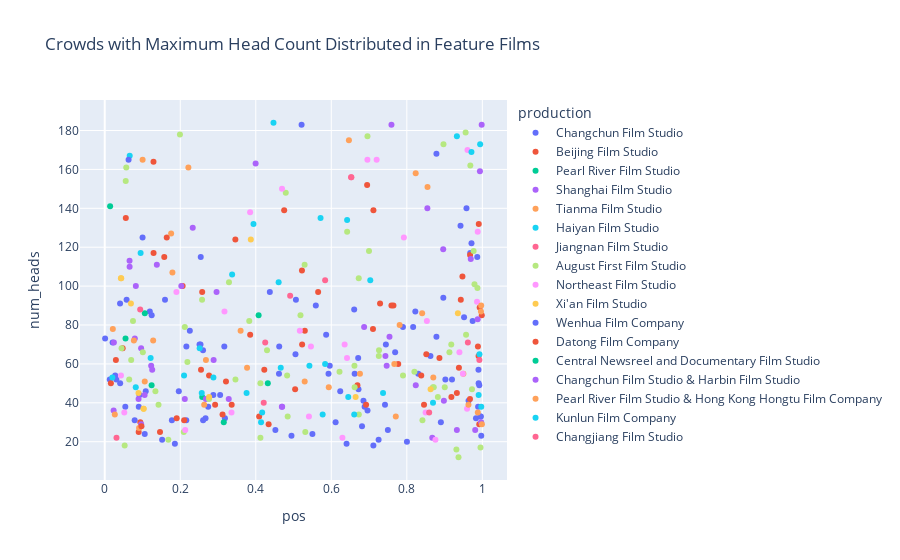

The cell this chart's notebook holds for it:
### Code cell
tarpath = "../crowd_results.csv" if TYPE_FILTER is None else "./crowd_results-{}.csv".format(TYPE_FILTER)
if MAX_ONLY:
    tarpath = tarpath.replace(".csv", "-max.csv")

df = pd.read_csv(tarpath)
df = df.sort_values(by="frame")

cap = "Crowd Sizes" if ATTRIBUTE == "num_people" or ATTRIBUTE == "num_heads" else "Normalized Crowd Sizes"
if MAX_ONLY:
    cap = "Crowds with Maximum Head Count"

# Display the data frame in Plotly scatter plot
fig = px.scatter(df, x=X_AXIS, y=ATTRIBUTE, color=GROUPING, hover_name="film", hover_data=["film","frame"], title="{} Distributed in {}Films".format(cap, "All " if TYPE_FILTER is None else f"{TYPE_FILTER} "))
fig.show()

### Figure 1 — Plotly figure (JSON) as saved in the notebook; plotly's stock layout.template omitted (floating-point values rounded to 4 significant figures; data arrays with more than 128 entries replaced by an {"elided": "..."} marker saying what was removed)
{"data": [{"customdata": {"elided": "91x2 mixed values"}, "hovertemplate": "<b>%{hovertext}</b><br><br>production=Changchun Film Studio<br>pos=%{x}<br>num_heads=%{y}<br>film=%{customdata[0]}<br>frame=%{customdata[1]}<extra></extra>", "hovertext": ["母女教师", "铁道卫士", "罗小林的决心", "夏天的故事", "党的女儿", "烽火列车", "祖国的花朵", "黎明的河边", "如此多情", "复试", "扑不灭的火焰", "马", "马兰花开", "寻爱记", "我们是一代人", "工地青年", "特快列车", "董存瑞", "太阳刚刚出山", "芦笙恋歌", "换了人间", "青春的脚步", "我们村里的年轻人（续集）", "路考", "皮包", "自有后来人", "女跳水队员", "两家人", "马戏团的新节目", "平原游击队", "马戏团的新节目", "心连心", "冰上姐妹", "神秧手", "女社长", "牧人之子", "春水长流", "新局长到来之前", "哥哥和妹妹", "马", "花好月圆", "古刹钟声", "未完成的喜剧", "不拘小节的人", "妈妈要我出嫁", "炉火正红", "山村会计", "前哨", "虎穴追踪", "景颇姑娘", "英雄儿女", "五朵金花", "悬崖", "暑假的礼物", "云雾山中", "战火中的青春", "兵临城下", "再生记", "患难之交", "寂静的山林", "锡城的故事", "羌笛颂", "冬梅", "钢珠飞车", "画中人", "万木春", "三年早知道", "康庄大道", "满意不满意", "并肩前进", "青松岭", "地下尖兵", "边寨烽火", "我们村里的年轻人（上集）", "海上神鹰", "独立大队", "三进山城", "南海的早晨", "猛河的黎明", "神秘的旅伴", "红孩子", "平原游击队", "徐秋影案件", "国庆十点钟", "冰山上的来客", "冰雪金达莱", "暴风中的雄鹰", "甲午风云", "上甘岭", "花为媒", "花为媒"], "legendgroup": "Changchun Film Studio", "marker": {"color": "#636efa", "symbol": "circle"}, "mode": "markers", "name": "Changchun Film Studio", "orientation": "v", "showlegend": true, "type": "scatter", "x": [0.000997, 0.01338, 0.04086, 0.02085, 0.0277, 0.0308, 0.04061, 0.0545, 0.0919, 0.1059, 0.05793, 0.152, 0.07934, 0.1244, 0.09014, 0.1086, 0.1194, 0.1002, 0.1858, 0.1596, 0.1778, 0.2162, 0.2159, 0.1962, 0.55, 0.2254, 0.2543, 0.3183, 0.2511, 0.274, 0.2537, 0.267, 0.2603, 0.7446, 0.2875, 0.2606, 0.4621, 0.6404, 0.5051, 0.7253, 0.3167, 0.452, 0.5063, 0.7691, 0.559, 0.4615, 0.6114, 0.4945, 0.5927, 0.5959, 0.5213, 0.5864, 0.6619, 0.8784, 0.7422, 0.6852, 0.6237, 0.6607, 0.7114, 0.6813, 0.696, 0.6712, 0.7498, 0.9196, 0.6882, 0.8902, 0.9021, 0.9422, 0.8784, 0.9902, 0.672, 0.8304, 0.958, 0.8225, 0.9919, 0.7898, 0.9679, 0.9866, 0.8626, 0.9971, 0.8168, 0.9888, 0.9743, 0.9713, 0.8966, 0.9831, 0.9635, 0.9516, 0.8003, 0.9946, 0.9961], "xaxis": "x", "y": [73, 52, 50, 71, 54, 52, 91, 38, 44, 24, 93, 21, 31, 85, 38, 46, 87, 125, 19, 93, 31, 69, 31, 46, 24, 77, 115, 32, 70, 38, 70, 32, 67, 70, 44, 31, 69, 19, 65, 21, 69, 26, 93, 66, 90, 55, 30, 23, 55, 59, 183, 75, 55, 74, 39, 41, 46, 88, 18, 28, 36, 63, 26, 52, 38, 30, 52, 131, 168, 50, 47, 55, 140, 87, 49, 79, 117, 115, 64, 23, 79, 38, 82, 122, 94, 32, 41, 84, 20, 33, 33], "yaxis": "y"}, {"customdata": [["小铃铛", 13], ["十三陵水库畅想曲", 31], ["龙马精神", 60], ["民主青年进行曲", 67], ["五彩路", 96], ["草原雄鹰", 98], ["一件提案", 121], ["小二黑结婚", 123], ["昆仑山上一棵草", 141], ["飞越天险", 167], ["上海姑娘", 221], ["浪涛滚滚", 229], ["为了六十一个阶级弟兄", 236], ["锦上添花", 236], ["以革命的名义", 261], ["水上春秋", 282], ["青年鲁班", 302], ["红河激浪", 302], ["新儿女英雄传", 338], ["粮食", 351], ["早春二月", 420], ["鬼神不灵", 437], ["红石钟声", 456], ["祝福", 456], ["探亲记", 464], ["矿灯", 497], ["林家铺子", 523], ["吕梁英雄", 533], ["耕云播雨", 607], ["赵小兰", 609], ["风暴", 620], ["和平保卫者", 626], ["北大荒人", 643], ["青春之歌", 651], ["儿女亲事", 663], ["红色邮路", 706], ["汾水长流", 746], ["陕北牧歌", 805], ["春暖花开", 813], ["花儿朵朵", 841], ["革命家庭", 861], ["革命家庭", 867], ["山里的人", 871], ["龙须沟", 1005], ["停战以后", 1013], ["红色背篓", 1014], ["千万不要忘记", 1016], ["走向新中国", 1058], ["山村姐妹", 1130], ["小兵张嘎", 1151], ["烈火中永生", 1157], ["生活的浪花", 1183], ["一贯害人道", 1266], ["暴风骤雨", 1295], ["女飞行员", 1330], ["智取华山", 1376]], "hovertemplate": "<b>%{hovertext}</b><br><br>production=Beijing Film Studio<br>pos=%{x}<br>num_heads=%{y}<br>film=%{customdata[0]}<br>frame=%{customdata[1]}<extra></extra>", "hovertext": ["小铃铛", "十三陵水库畅想曲", "龙马精神", "民主青年进行曲", "五彩路", "草原雄鹰", "一件提案", "小二黑结婚", "昆仑山上一棵草", "飞越天险", "上海姑娘", "浪涛滚滚", "为了六十一个阶级弟兄", "锦上添花", "以革命的名义", "水上春秋", "青年鲁班", "红河激浪", "新儿女英雄传", "粮食", "早春二月", "鬼神不灵", "红石钟声", "祝福", "探亲记", "矿灯", "林家铺子", "吕梁英雄", "耕云播雨", "赵小兰", "风暴", "和平保卫者", "北大荒人", "青春之歌", "儿女亲事", "红色邮路", "汾水长流", "陕北牧歌", "春暖花开", "花儿朵朵", "革命家庭", "革命家庭", "山里的人", "龙须沟", "停战以后", "红色背篓", "千万不要忘记", "走向新中国", "山村姐妹", "小兵张嘎", "烈火中永生", "生活的浪花", "一贯害人道", "暴风骤雨", "女飞行员", "智取华山"], "legendgroup": "Beijing Film Studio", "marker": {"color": "#EF553B", "symbol": "circle"}, "mode": "markers", "name": "Beijing Film Studio", "orientation": "v", "showlegend": true, "type": "scatter", "x": [0.01631, 0.02958, 0.04754, 0.05588, 0.08989, 0.09432, 0.1291, 0.1293, 0.1905, 0.1577, 0.2103, 0.1643, 0.3362, 0.2763, 0.1464, 0.255, 0.2924, 0.2581, 0.2063, 0.312, 0.3211, 0.9181, 0.3851, 0.409, 0.4226, 0.4341, 0.5299, 0.5043, 0.6921, 0.9919, 0.5223, 0.9675, 0.5228, 0.3459, 0.8382, 0.6692, 0.5652, 0.8456, 0.7291, 0.9906, 0.7593, 0.7646, 0.9325, 0.7773, 0.7104, 0.8864, 0.8516, 0.943, 0.993, 0.9473, 0.6949, 0.9673, 0.9883, 0.9985, 0.9379, 0.9899], "xaxis": "x", "y": [50, 62, 68, 135, 25, 30, 164, 117, 32, 115, 31, 125, 39, 54, 25, 57, 39, 97, 100, 34, 51, 43, 75, 33, 57, 29, 77, 47, 39, 29, 108, 116, 70, 124, 54, 49, 97, 39, 91, 132, 90, 90, 45, 60, 78, 63, 65, 93, 89, 105, 152, 42, 69, 85, 58, 64], "yaxis": "y"}, {"customdata": [["逆风千里", 17], ["南海潮", 77], ["跟踪追击", 145], ["大浪淘沙", 158], ["新队员", 222], ["英雄诗篇", 296], ["渔岛之子", 355]], "hovertemplate": "<b>%{hovertext}</b><br><br>production=Pearl River Film Studio<br>pos=%{x}<br>num_heads=%{y}<br>film=%{customdata[0]}<br>frame=%{customdata[1]}<extra></extra>", "hovertext": ["逆风千里", "南海潮", "跟踪追击", "大浪淘沙", "新队员", "英雄诗篇", "渔岛之子"], "legendgroup": "Pearl River Film Studio", "marker": {"color": "#00cc96", "symbol": "circle"}, "mode": "markers", "name": "Pearl River Film Studio", "orientation": "v", "showlegend": true, "type": "scatter", "x": [0.01427, 0.05508, 0.1241, 0.1062, 0.2581, 0.3152, 0.4319], "xaxis": "x", "y": [141, 73, 49, 86, 43, 30, 50], "yaxis": "y"}, {"customdata": [["落水记", 20], ["渡江侦察记", 31], ["两个小足球队", 61], ["大地重光", 72], ["翠岗红旗", 92], ["山间铃响马帮来", 92], ["湖上的斗争", 95], ["闽江橘子红", 95], ["小伙伴", 100], ["斩断魔爪", 111], ["天罗地网", 111], ["南岛风云", 146], ["哈森与加米拉", 163], ["小白旗的风波", 223], ["海上风暴", 276], ["青春的园地", 284], ["淮上人家", 313], ["宋景诗", 316], ["家", 389], ["上饶集中营", 454], ["谁是凶手", 552], ["伟大的起点", 592], ["伟大的起点", 593], ["不能走那条路", 602], ["鸡毛信", 666], ["女司机", 678], ["一场风波", 827], ["农家乐", 882], ["铁道游击队", 900], ["李时珍", 924], ["秋翁遇仙记", 926], ["胜利重逢", 1087], ["为了和平", 1092], ["南征北战", 1120], ["春天来了", 1121], ["团结起来到明天", 1143], ["金银滩", 1203], ["水乡的春天", 1247], ["沙漠里的战斗", 1295]], "hovertemplate": "<b>%{hovertext}</b><br><br>production=Shanghai Film Studio<br>pos=%{x}<br>num_heads=%{y}<br>film=%{customdata[0]}<br>frame=%{customdata[1]}<extra></extra>", "hovertext": ["落水记", "渡江侦察记", "两个小足球队", "大地重光", "翠岗红旗", "山间铃响马帮来", "湖上的斗争", "闽江橘子红", "小伙伴", "斩断魔爪", "天罗地网", "南岛风云", "哈森与加米拉", "小白旗的风波", "海上风暴", "青春的园地", "淮上人家", "宋景诗", "家", "上饶集中营", "谁是凶手", "伟大的起点", "伟大的起点", "不能走那条路", "鸡毛信", "女司机", "一场风波", "农家乐", "铁道游击队", "李时珍", "秋翁遇仙记", "胜利重逢", "为了和平", "南征北战", "春天来了", "团结起来到明天", "金银滩", "水乡的春天", "沙漠里的战斗"], "legendgroup": "Shanghai Film Studio", "marker": {"color": "#ab63fa", "symbol": "circle"}, "mode": "markers", "name": "Shanghai Film Studio", "orientation": "v", "showlegend": true, "type": "scatter", "x": [0.02358, 0.02426, 0.06573, 0.06593, 0.07972, 0.08958, 0.08239, 0.09645, 0.123, 0.1056, 0.09635, 0.1258, 0.138, 0.3284, 0.2884, 0.2961, 0.2331, 0.2028, 0.2679, 0.3996, 0.7541, 0.4691, 0.4699, 0.8674, 0.7466, 0.6869, 0.8237, 0.8963, 0.8982, 0.7434, 0.9325, 0.9936, 0.8545, 0.7593, 0.9877, 0.9983, 0.9694, 0.9811, 0.9969], "xaxis": "x", "y": [36, 71, 113, 110, 73, 42, 100, 29, 59, 44, 68, 57, 111, 42, 62, 97, 130, 100, 42, 163, 74, 38, 38, 22, 59, 79, 49, 119, 41, 64, 26, 159, 140, 183, 83, 183, 114, 26, 30], "yaxis": "y"}, {"customdata": [["向阳花开", 22], ["三毛学生意", 24], ["雾海夜航", 74], ["宝葫芦的秘密", 74], ["魔术师的奇遇", 102], ["雾海夜航", 123], ["椰林曲", 124], ["舞台姐妹", 130], ["霓虹灯下的哨兵", 242], ["红日", 339], ["红色娘子军", 357], ["英雄小八路", 389], ["柜台", 430], ["春满人间", 435], ["兰兰和冬冬", 440], ["女理发师", 454], ["女篮5号", 668], ["情长谊深", 709], ["球迷", 774], ["大李小李和老李", 828], ["沙漠追匪记", 853], ["金沙江畔", 872], ["燎原", 1031], ["斗诗亭", 1074], ["家庭问题", 1084], ["地下航线", 1085], ["年青的一代", 1113], ["蚕花姑娘", 1115]], "hovertemplate": "<b>%{hovertext}</b><br><br>production=Tianma Film Studio<br>pos=%{x}<br>num_heads=%{y}<br>film=%{customdata[0]}<br>frame=%{customdata[1]}<extra></extra>", "hovertext": ["向阳花开", "三毛学生意", "雾海夜航", "宝葫芦的秘密", "魔术师的奇遇", "雾海夜航", "椰林曲", "舞台姐妹", "霓虹灯下的哨兵", "红日", "红色娘子军", "英雄小八路", "柜台", "春满人间", "兰兰和冬冬", "女理发师", "女篮5号", "情长谊深", "球迷", "大李小李和老李", "沙漠追匪记", "金沙江畔", "燎原", "斗诗亭", "家庭问题", "地下航线", "年青的一代", "蚕花姑娘"], "legendgroup": "Tianma Film Studio", "marker": {"color": "#FFA15A", "symbol": "circle"}, "mode": "markers", "name": "Tianma Film Studio", "orientation": "v", "showlegend": true, "type": "scatter", "x": [0.02151, 0.02676, 0.07716, 0.09102, 0.1793, 0.1283, 0.106, 0.1003, 0.1759, 0.2216, 0.268, 0.3599, 0.5296, 0.3769, 0.6759, 0.7708, 0.6467, 0.5933, 0.781, 0.8406, 0.9988, 0.7669, 0.8235, 0.988, 0.9963, 0.8701, 0.8548, 0.9497], "xaxis": "x", "y": [78, 34, 72, 27, 107, 72, 51, 165, 127, 161, 62, 77, 51, 58, 55, 33, 175, 48, 80, 86, 29, 60, 158, 35, 87, 53, 151, 55], "yaxis": "y"}, {"customdata": [["老兵新传", 26], ["乔老爷上轿", 79], ["聂耳", 88], ["羊城暗哨", 95], ["激流", 142], ["阿诗玛", 216], ["洞箫横吹", 279], ["球场风波", 307], ["枯木逢春", 329], ["北国江南", 356], ["谁是被抛弃的人", 390], ["马兰花", 394], ["洞箫横吹", 408], ["飞刀华", 455], ["小足球队", 467], ["春催桃李", 509], ["三个母亲", 543], ["51号兵站", 651], ["林则徐", 651], ["今天我休息", 654], ["李双双", 677], ["海魂", 683], ["牧童投军", 699], ["丰收之后", 723], ["青山恋", 838], ["如此爹娘", 1037], ["水手长的故事", 1165], ["黄沙绿浪", 1176], ["黄浦江的故事", 1191], ["摩雅傣", 1211]], "hovertemplate": "<b>%{hovertext}</b><br><br>production=Haiyan Film Studio<br>pos=%{x}<br>num_heads=%{y}<br>film=%{customdata[0]}<br>frame=%{customdata[1]}<extra></extra>", "hovertext": ["老兵新传", "乔老爷上轿", "聂耳", "羊城暗哨", "激流", "阿诗玛", "洞箫横吹", "球场风波", "枯木逢春", "北国江南", "谁是被抛弃的人", "马兰花", "洞箫横吹", "飞刀华", "小足球队", "春催桃李", "三个母亲", "51号兵站", "林则徐", "今天我休息", "李双双", "海魂", "牧童投军", "丰收之后", "青山恋", "如此爹娘", "水手长的故事", "黄沙绿浪", "黄浦江的故事", "摩雅傣"], "legendgroup": "Haiyan Film Studio", "marker": {"color": "#19d3f3", "symbol": "circle"}, "mode": "markers", "name": "Haiyan Film Studio", "orientation": "v", "showlegend": true, "type": "scatter", "x": [0.02019, 0.09507, 0.06617, 0.08218, 0.1216, 0.2101, 0.2569, 0.3374, 0.2878, 0.2514, 0.414, 0.4169, 0.3757, 0.3939, 0.4469, 0.4661, 0.4606, 0.5771, 0.542, 0.645, 0.5836, 0.6419, 0.7032, 0.5715, 0.737, 0.9971, 0.9923, 0.9326, 0.9942, 0.9902], "xaxis": "x", "y": [53, 117, 167, 48, 63, 54, 45, 106, 53, 68, 30, 35, 45, 132, 184, 58, 102, 34, 59, 43, 60, 134, 103, 135, 45, 38, 65, 177, 173, 44], "yaxis": "y"}, {"customdata": [["林冲", 34], ["苗家儿女", 93], ["阿福寻宝记", 411], ["两个巡逻兵", 442], ["乘风破浪", 480], ["鲁班的传说", 565], ["不夜城", 884], ["不夜城", 885], ["凤凰之歌", 1053], ["护士日记", 1140]], "hovertemplate": "<b>%{hovertext}</b><br><br>production=Jiangnan Film Studio<br>pos=%{x}<br>num_heads=%{y}<br>film=%{customdata[0]}<br>frame=%{customdata[1]}<extra></extra>", "hovertext": ["林冲", "苗家儿女", "阿福寻宝记", "两个巡逻兵", "乘风破浪", "鲁班的传说", "不夜城", "不夜城", "凤凰之歌", "护士日记"], "legendgroup": "Jiangnan Film Studio", "marker": {"color": "#FF6692", "symbol": "circle"}, "mode": "markers", "name": "Jiangnan Film Studio", "orientation": "v", "showlegend": true, "type": "scatter", "x": [0.03116, 0.09394, 0.491, 0.425, 0.4211, 0.5837, 0.6524, 0.6531, 0.9616, 0.9922], "xaxis": "x", "y": [22, 88, 95, 71, 40, 103, 156, 156, 71, 62], "yaxis": "y"}, {"customdata": [["渡江探险", 43], ["友谊", 44], ["返老还童", 51], ["鄂尔多斯风暴", 59], ["怒潮", 66], ["红鹰展翅", 70], ["冲破黎明前的黑暗", 84], ["岸边激浪", 89], ["奇袭", 120], ["野火春风斗古城", 170], ["赤峰号", 176], ["英雄虎胆", 176], ["哥俩好", 189], ["地雷战", 193], ["这决不是小事情", 209], ["东进序曲", 266], ["水", 280], ["带兵的人", 307], ["勐垅沙", 357], ["脚印", 366], ["黑山阻击战", 390], ["狼牙山五壮士", 402], ["激战前夜", 437], ["永不消逝的电波", 457], ["抓壮丁", 475], ["万水千山", 493], ["一日千里", 533], ["一百个放心", 563], ["突破乌江", 571], ["秘密图纸", 577], ["长空比翼", 595], ["柯山红日", 613], ["战上海", 634], ["英雄岛", 661], ["农奴", 714], ["柳堡的故事", 748], ["英雄坦克手", 754], ["三八线上", 777], ["三八线上", 779], ["海阔天空", 783], ["金铃传", 797], ["三八线上", 805], ["战斗里成长", 807], ["十二次列车", 848], ["胜利在望", 869], ["碧海丹心", 872], ["苦菜花", 908], ["雷锋", 944], ["海鹰", 950], ["分水岭", 1019], ["青春红似火", 1027], ["江山多娇", 1035], ["槐树庄", 1037], ["打击侵略者", 1081], ["五更寒", 1098], ["地道战", 1141], ["回民支队", 1176], ["红珊瑚", 1223], ["林海雪原", 1236]], "hovertemplate": "<b>%{hovertext}</b><br><br>production=August First Film Studio<br>pos=%{x}<br>num_heads=%{y}<br>film=%{customdata[0]}<br>frame=%{customdata[1]}<extra></extra>", "hovertext": ["渡江探险", "友谊", "返老还童", "鄂尔多斯风暴", "怒潮", "红鹰展翅", "冲破黎明前的黑暗", "岸边激浪", "奇袭", "野火春风斗古城", "赤峰号", "英雄虎胆", "哥俩好", "地雷战", "这决不是小事情", "东进序曲", "水", "带兵的人", "勐垅沙", "脚印", "黑山阻击战", "狼牙山五壮士", "激战前夜", "永不消逝的电波", "抓壮丁", "万水千山", "一日千里", "一百个放心", "突破乌江", "秘密图纸", "长空比翼", "柯山红日", "战上海", "英雄岛", "农奴", "柳堡的故事", "英雄坦克手", "三八线上", "三八线上", "海阔天空", "金铃传", "三八线上", "战斗里成长", "十二次列车", "胜利在望", "碧海丹心", "苦菜花", "雷锋", "海鹰", "分水岭", "青春红似火", "江山多娇", "槐树庄", "打击侵略者", "五更寒", "地道战", "回民支队", "红珊瑚", "林海雪原"], "legendgroup": "August First Film Studio", "marker": {"color": "#B6E880", "symbol": "circle"}, "mode": "markers", "name": "August First Film Studio", "orientation": "v", "showlegend": true, "type": "scatter", "x": [0.04461, 0.05282, 0.0648, 0.057, 0.0556, 0.07007, 0.07487, 0.1009, 0.1342, 0.1425, 0.2093, 0.1684, 0.1992, 0.2121, 0.2761, 0.2189, 0.4795, 0.2578, 0.329, 0.9313, 0.3827, 0.4123, 0.4845, 0.3462, 0.4123, 0.4298, 0.6613, 0.642, 0.5312, 0.6218, 0.5294, 0.4831, 0.5184, 0.8201, 0.673, 0.7899, 0.9128, 0.8691, 0.8714, 0.6727, 0.7259, 0.9004, 0.7264, 0.9177, 0.6618, 0.6998, 0.6958, 0.9682, 0.9369, 0.977, 0.9725, 0.9557, 0.8971, 0.9792, 0.8414, 0.987, 0.9569, 0.9951, 0.8822], "xaxis": "x", "y": [68, 18, 52, 161, 154, 62, 82, 66, 46, 39, 25, 21, 178, 79, 42, 61, 148, 93, 102, 16, 82, 50, 33, 52, 22, 67, 59, 128, 25, 56, 111, 54, 85, 56, 34, 54, 66, 48, 48, 104, 64, 48, 67, 70, 48, 118, 177, 162, 12, 118, 47, 179, 173, 101, 31, 99, 75, 17, 43], "yaxis": "y"}, {"customdata": [["沙家店粮站", 45], ["光荣人家", 50], ["高歌猛进", 187], ["土地", 272], ["鬼话", 282], ["无穷的潜力", 320], ["光荣人家", 324], ["辽远的乡村", 410], ["六号门", 547], ["丰收", 557], ["白衣战士", 587], ["红旗歌", 588], ["赵一曼", 604], ["中华女儿", 659], ["无形的战线", 739], ["草原上的人们", 768], ["光芒万丈", 770], ["草原上的人们", 795], ["光荣人家", 820], ["钢铁战士", 970], ["葡萄熟了的时候", 971], ["刘胡兰", 977], ["卫国保家", 990], ["英雄司机", 1209], ["春风吹到诺敏河", 1222], ["白毛女", 1258]], "hovertemplate": "<b>%{hovertext}</b><br><br>production=Northeast Film Studio<br>pos=%{x}<br>num_heads=%{y}<br>film=%{customdata[0]}<br>frame=%{customdata[1]}<extra></extra>", "hovertext": ["沙家店粮站", "光荣人家", "高歌猛进", "土地", "鬼话", "无穷的潜力", "光荣人家", "辽远的乡村", "六号门", "丰收", "白衣战士", "红旗歌", "赵一曼", "中华女儿", "无形的战线", "草原上的人们", "光芒万丈", "草原上的人们", "光荣人家", "钢铁战士", "葡萄熟了的时候", "刘胡兰", "卫国保家", "英雄司机", "春风吹到诺敏河", "白毛女"], "legendgroup": "Northeast Film Studio", "marker": {"color": "#FF97FF", "symbol": "circle"}, "mode": "markers", "name": "Northeast Film Studio", "orientation": "v", "showlegend": true, "type": "scatter", "x": [0.04306, 0.05181, 0.1898, 0.2132, 0.8758, 0.3171, 0.3358, 0.385, 0.4695, 0.5408, 0.6353, 0.5167, 0.5461, 0.6417, 0.6295, 0.6957, 0.7922, 0.7201, 0.8497, 0.8531, 0.9595, 0.9485, 0.9393, 0.9877, 0.9607, 0.9859], "xaxis": "x", "y": [54, 35, 97, 26, 21, 87, 35, 138, 150, 33, 70, 77, 69, 63, 22, 165, 125, 165, 35, 82, 37, 55, 66, 128, 170, 92], "yaxis": "y"}, {"customdata": [["生命的火花", 47], ["生命的火花", 48], ["碧空银花", 70], ["永恒的友谊", 115], ["延安游击队", 115], ["桃花扇", 123], ["抗旱曲", 204], ["雪海银山", 402], ["军歌嘹亮", 429], ["天山歌声", 910], ["巴山红浪", 957]], "hovertemplate": "<b>%{hovertext}</b><br><br>production=Xi'an Film Studio<br>pos=%{x}<br>num_heads=%{y}<br>film=%{customdata[0]}<br>frame=%{customdata[1]}<extra></extra>", "hovertext": ["生命的火花", "生命的火花", "碧空银花", "永恒的友谊", "延安游击队", "桃花扇", "抗旱曲", "雪海银山", "军歌嘹亮", "天山歌声", "巴山红浪"], "legendgroup": "Xi'an Film Studio", "marker": {"color": "#FECB52", "symbol": "circle"}, "mode": "markers", "name": "Xi'an Film Studio", "orientation": "v", "showlegend": true, "type": "scatter", "x": [0.04284, 0.04376, 0.06938, 0.103, 0.103, 0.08945, 0.2764, 0.6645, 0.3868, 0.9353, 0.8629], "xaxis": "x", "y": [104, 104, 91, 37, 37, 45, 43, 43, 124, 86, 47], "yaxis": "y"}, {"customdata": [["母亲", 79], ["我这一辈子", 383], ["哀乐中年", 540], ["表", 1254]], "hovertemplate": "<b>%{hovertext}</b><br><br>production=Wenhua Film Company<br>pos=%{x}<br>num_heads=%{y}<br>film=%{customdata[0]}<br>frame=%{customdata[1]}<extra></extra>", "hovertext": ["母亲", "我这一辈子", "哀乐中年", "表"], "legendgroup": "Wenhua Film Company", "marker": {"color": "#636efa", "symbol": "circle"}, "mode": "markers", "name": "Wenhua Film Company", "orientation": "v", "showlegend": true, "type": "scatter", "x": [0.0632, 0.3057, 0.4372, 0.9897], "xaxis": "x", "y": [165, 44, 97, 57], "yaxis": "y"}, {"customdata": [["二百五小传", 108], ["欢天喜地", 374], ["欢天喜地", 560]], "hovertemplate": "<b>%{hovertext}</b><br><br>production=Datong Film Company<br>pos=%{x}<br>num_heads=%{y}<br>film=%{customdata[0]}<br>frame=%{customdata[1]}<extra></extra>", "hovertext": ["二百五小传", "欢天喜地", "欢天喜地"], "legendgroup": "Datong Film Company", "marker": {"color": "#EF553B", "symbol": "circle"}, "mode": "markers", "name": "Datong Film Company", "orientation": "v", "showlegend": true, "type": "scatter", "x": [0.0973, 0.4752, 0.7116], "xaxis": "x", "y": [28, 139, 139], "yaxis": "y"}, {"customdata": [["游园惊梦", 174]], "hovertemplate": "<b>%{hovertext}</b><br><br>production=Central Newsreel and Documentary Film Studio<br>pos=%{x}<br>num_heads=%{y}<br>film=%{customdata[0]}<br>frame=%{customdata[1]}<extra></extra>", "hovertext": ["游园惊梦"], "legendgroup": "Central Newsreel and Documentary Film Studio", "marker": {"color": "#00cc96", "symbol": "circle"}, "mode": "markers", "name": "Central Newsreel and Documentary Film Studio", "orientation": "v", "showlegend": true, "type": "scatter", "x": [0.4075], "xaxis": "x", "y": [85], "yaxis": "y"}, {"customdata": [["笑逐颜开", 264]], "hovertemplate": "<b>%{hovertext}</b><br><br>production=Changchun Film Studio & Harbin Film Studio<br>pos=%{x}<br>num_heads=%{y}<br>film=%{customdata[0]}<br>frame=%{customdata[1]}<extra></extra>", "hovertext": ["笑逐颜开"], "legendgroup": "Changchun Film Studio & Harbin Film Studio", "marker": {"color": "#ab63fa", "symbol": "circle"}, "mode": "markers", "name": "Changchun Film Studio & Harbin Film Studio", "orientation": "v", "showlegend": true, "type": "scatter", "x": [0.212], "xaxis": "x", "y": [42], "yaxis": "y"}, {"customdata": [["刘明珠", 344], ["七十二家房客", 969], ["刘明珠", 1258]], "hovertemplate": "<b>%{hovertext}</b><br><br>production=Pearl River Film Studio & Hong Kong Hongtu Film Company<br>pos=%{x}<br>num_heads=%{y}<br>film=%{customdata[0]}<br>frame=%{customdata[1]}<extra></extra>", "hovertext": ["刘明珠", "七十二家房客", "刘明珠"], "legendgroup": "Pearl River Film Studio & Hong Kong Hongtu Film Company", "marker": {"color": "#FFA15A", "symbol": "circle"}, "mode": "markers", "name": "Pearl River Film Studio & Hong Kong Hongtu Film Company", "orientation": "v", "showlegend": true, "type": "scatter", "x": [0.2634, 0.9969, 0.9632], "xaxis": "x", "y": [39, 90, 39], "yaxis": "y"}, {"customdata": [["三毛流浪记", 809], ["乌鸦与麻雀", 851], ["丽人行", 1078]], "hovertemplate": "<b>%{hovertext}</b><br><br>production=Kunlun Film Company<br>pos=%{x}<br>num_heads=%{y}<br>film=%{customdata[0]}<br>frame=%{customdata[1]}<extra></extra>", "hovertext": ["三毛流浪记", "乌鸦与麻雀", "丽人行"], "legendgroup": "Kunlun Film Company", "marker": {"color": "#19d3f3", "symbol": "circle"}, "mode": "markers", "name": "Kunlun Film Company", "orientation": "v", "showlegend": true, "type": "scatter", "x": [0.9712, 0.6607, 0.8694], "xaxis": "x", "y": [169, 34, 40], "yaxis": "y"}, {"customdata": [["夫妇进行曲", 1025]], "hovertemplate": "<b>%{hovertext}</b><br><br>production=Changjiang Film Studio<br>pos=%{x}<br>num_heads=%{y}<br>film=%{customdata[0]}<br>frame=%{customdata[1]}<extra></extra>", "hovertext": ["夫妇进行曲"], "legendgroup": "Changjiang Film Studio", "marker": {"color": "#FF6692", "symbol": "circle"}, "mode": "markers", "name": "Changjiang Film Studio", "orientation": "v", "showlegend": true, "type": "scatter", "x": [0.8592], "xaxis": "x", "y": [35], "yaxis": "y"}], "layout": {"legend": {"title": {"text": "production"}, "tracegroupgap": 0}, "title": {"text": "Crowds with Maximum Head Count Distributed in Feature Films"}, "xaxis": {"anchor": "y", "domain": [0, 1], "title": {"text": "pos"}}, "yaxis": {"anchor": "x", "domain": [0, 1], "title": {"text": "num_heads"}}}}
